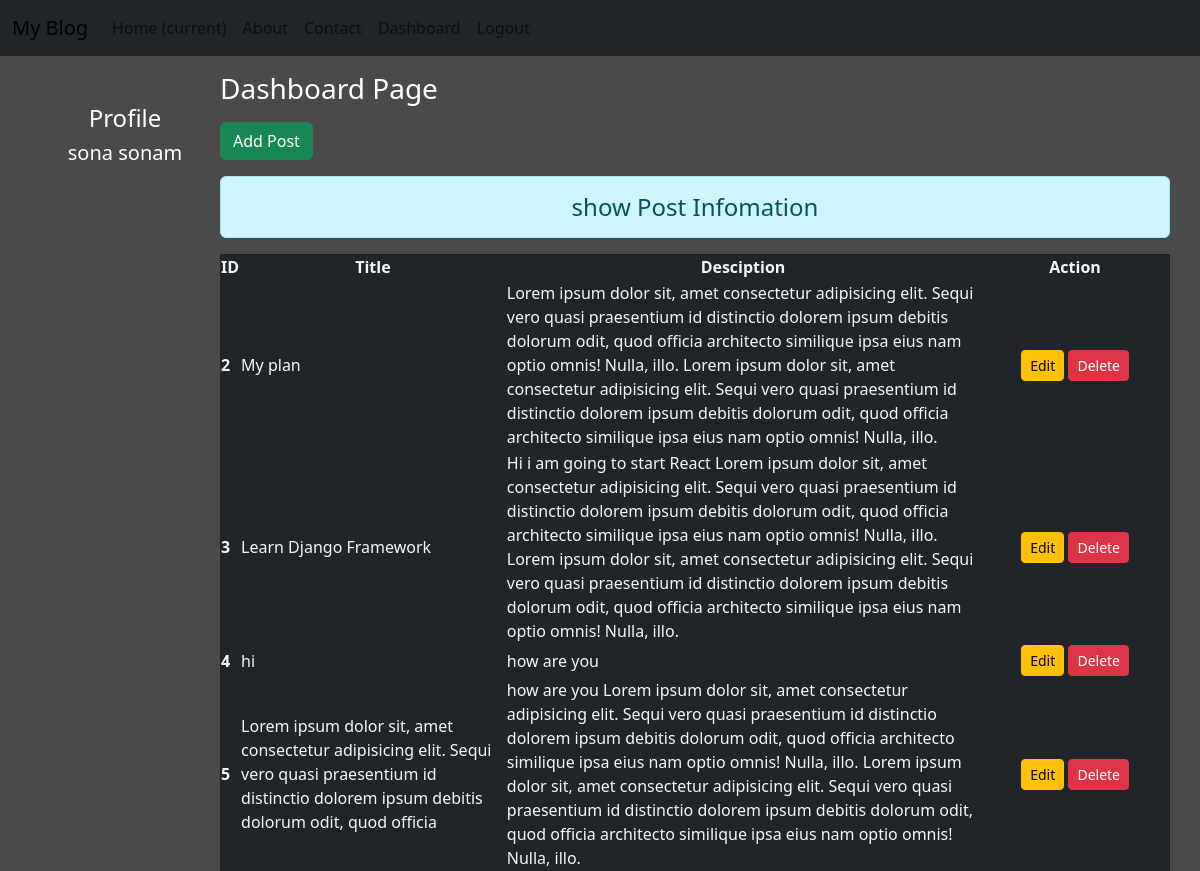
The page /dashboard/ (signed in) on the database its author committed.
### blog/models.py (models this page shows)
class Post(models.Model):
    title = models.CharField(max_length = 150)
    desc = models.TextField()

### blog/views.py (the view)
# urls.py: path('dashboard/', views.dashboard, name='dashboard'),
def dashboard(request):
    if request.user.is_authenticated:
        posts = Post.objects.all()
        user = request.user
        full_name = user.get_full_name()
        gps = user.groups.all()
        return render(request, 'blog/dashboard.html', {'posts' : posts, "fullname" : full_name, 'groups' : gps})
    else:
        return HttpResponseRedirect('/login/')

### blog/templates/blog/dashboard.html (shortened to what this page needs)
{% extends "blog/base.html" %}
{% load static %}
{% block side %}
    <div class="col-sm-2 text-white my-5 text-center">
        <h4>Profile</h4>
        <h5>{{fullname}}</h5>
    </div>
{% endblock side %}
{% block content %}
    <div class="col-sm-10 p-0">
        <h3 class="text text-white my-3">Dashboard Page</h3>
        <a href="{% url "addpost" %}" class="btn btn-success">Add Post</a>
        <h4 class="text-center alert alert-info mt-3">show Post Infomation</h4>
        {% if posts %}
            <table class="table-hover bg-dark">
                <thead>
                    <tr class="text-center pl-4">
                        <th scope="col" style="width : 2%;">ID</th>
                        <th scope="col" style="width : 28%;">Title</th>
                        <th scope="col" style="width : 50%;">Desciption</th>
                        <th scope="col" style="width : 20%;">Action</th>
                    </tr>
                </thead>
                <tbody>
                    {% for post in posts %}
                        <tr>
                            <th scope='row'>{{post.id}}</th>
                            <td>{{post.title}}</td>
                            <td>{{post.desc}}</td>
                            <td class="text-center">
                                <a href="{% url "updatepost" post.id %}" class="btn btn-warning btn-sm">Edit</a>
                                {% if perms.blog.delete_post %}
                                    <form action="{% url "deletepost" post.id %}" method="post" class='d-inline'>
                                        <input type="submit" class="btn btn-danger btn-sm" value="Delete" >
                                    </form>
                                {% endif %}
                            </td>
                        </tr>
                    {% endfor %}
                </tbody>
            </table>
        {% endif %}
    </div>
{% endblock content %}

### blog/templates/blog/base.html (shortened to what this page needs)
{% load static %}
<!DOCTYPE html>
<html lang="en">
<head>
    <link rel="stylesheet" href="{% static "blog/css/bootstrap.css" %}">
    <link rel="stylesheet" href="{% static "blog/css/style.css" %}">
</head>
<body>
    <div class="container-fluid bg-dark">
        {% include "blog/navbar.html" %}
    </div>
    <div class="container">
        <div class="row">
            {% block side %} {% endblock side %}
            {% block content %} {% endblock content %}
        </div>
    </div>
</body>
</html>

### blog/templates/blog/navbar.html (shortened to what this page needs)
<nav class="navbar navbar-expand-lg navbar-light bg-dark">
<a class="navbar-brand" href="#">My Blog</a>
<div class="collapse navbar-collapse" id="navbarNav">
    <ul class="navbar-nav">
    <li class="nav-item active">
        <a class="nav-link" href="/">Home <span class="sr-only">(current)</span></a>
    </li>
    <li class="nav-item">
        <a class="nav-link" href="{% url "about" %}">About</a>
    </li>
    <li class="nav-item">
        <a class="nav-link" href="{% url "contact" %}">Contact</a>
    </li>
        {% if request.user.is_authenticated %}
            <li class="nav-item">
                <a class="nav-link" href="{% url "dashboard" %}">Dashboard</a>
            </li>
            <li class="nav-item">
                <a class="nav-link" href="/logout">Logout</a>
            </li>
        {% endif %}
    </ul>
</div>
</nav>

### blog/static/blog/css/style.css (style rules this page uses)
body { background: rgb(75, 74, 74); color: aliceblue; }

### rows shown on the page
Post: id "2", title "My plan", desc "Lorem ipsum dolor sit, amet consectetur adipisicing elit. Sequi vero quasi praesentium id distinctio dolorem ipsum debitis dolorum odit, quod officia architecto similique ipsa eius nam optio omnis! Nulla, illo. Lorem ipsum dolor sit, amet consectetur adipisicing elit. Sequi vero quasi praesentium id distinctio dolorem ipsum debitis dolorum odit, quod officia architecto similique ipsa eius nam optio omnis! Nulla, illo."
Post: id "3", title "Learn Django Framework", desc "Hi i am going to start React Lorem ipsum dolor sit, amet consectetur adipisicing elit. Sequi vero quasi praesentium id distinctio dolorem ipsum debitis dolorum odit, quod officia architecto similique ipsa eius nam optio omnis! Nulla, illo. Lorem ipsum dolor sit, amet consectetur adipisicing elit. Sequi vero quasi praesentium id distinctio dolorem ipsum debitis dolorum odit, quod officia architecto similique ipsa eius nam optio omnis! Nulla, illo."
Post: id "4", title "hi", desc "how are you"
Post: id "5", title "Lorem ipsum dolor sit, amet consectetur adipisicing elit. Sequi vero quasi praesentium id distinctio dolorem ipsum debitis dolorum odit, quod officia", desc "how are you Lorem ipsum dolor sit, amet consectetur adipisicing elit. Sequi vero quasi praesentium id distinctio dolorem ipsum debitis dolorum odit, quod officia architecto similique ipsa eius nam optio omnis! Nulla, illo. Lorem ipsum dolor sit, amet consectetur adipisicing elit. Sequi vero quasi praesentium id distinctio dolorem ipsum debitis dolorum odit, quod officia architecto similique ipsa eius nam optio omnis! Nulla, illo."

### other values the page prints
{{ fullname }} "sona sonam"
